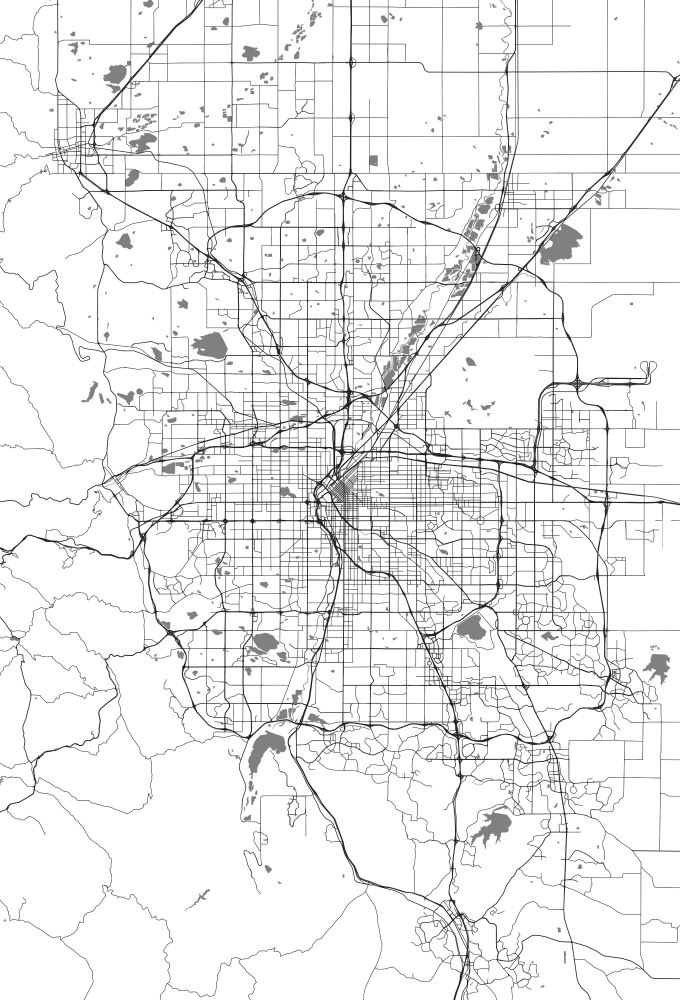
#> input picture AddBorderToImage/Colorado_Vail_2040_3000.jpeg, 2040 x 3000 px (shown at 1/3 size); its folder holds 2 pictures in this run
$ python 'ScriptToAddText&BordersToImage.py'
#> lines starting #> are read from the running program, lines starting #| are printed output that depends on the picture
#!/usr/bin/env python
# -*- coding: utf-8 -*-

import os
from PIL import Image, ImageDraw, ImageFont

base_dir = os.path.realpath(os.path.dirname(__file__))

if __name__ == '__main__':
    lat = 39.7420
    lon = -104.9915
    width = 2040
    height = 3000
    city = "Vail"
    state = "Colorado"

    print(f'{lat} {lon}')
    print(f'{width} {height}')
    print(f'{city} {state}')

    static_image_file = os.path.join(base_dir, f'{state}_{city}_{width}_{height}.jpeg')
    static_image_file_upd = os.path.join(base_dir, f'{state}_{city}_{width}_{height}_upd.jpeg')

    # Open the original image
    static_image = Image.open(static_image_file)
#> static_image is the input picture: PIL image 2040x3000 RGB; mean R, G, B 236.9, 236.8, 236.8

    # Define the font and font size for the text
    font_city = ImageFont.truetype("arial.ttf", 80)
    font_state = ImageFont.truetype("arial.ttf", 70)
    font_location = ImageFont.truetype("arial.ttf", 30)

    # Define the text to be added
    coord_letter_lat = ''
    if lat > 0:
        coord_letter_lat = 'N'
    else:
        coord_letter_lat = 'S'

    if lon > 0:
        coord_letter_lon = 'E'
    else:
        coord_letter_lon = 'W'

    location_text = f'{lat}°{coord_letter_lat} {lon}°{coord_letter_lon}'

    # Define the border width color
    outer_border_width = 15
    inner_border_width = 2
    border_color = (0, 0, 0)

    # Define the width and height of the new image
    new_width, new_height = static_image.size
#> new_width = 2040; new_height = 3000

    # Create a new image with a white background
    new_image = Image.new("RGB", (new_width + outer_border_width*2, new_height + outer_border_width*2), (255, 255, 255))
#> new_image: PIL image 2070x3030 RGB; every value is 255

    # Add the original image to the new image
    new_image.paste(static_image, (outer_border_width, outer_border_width))
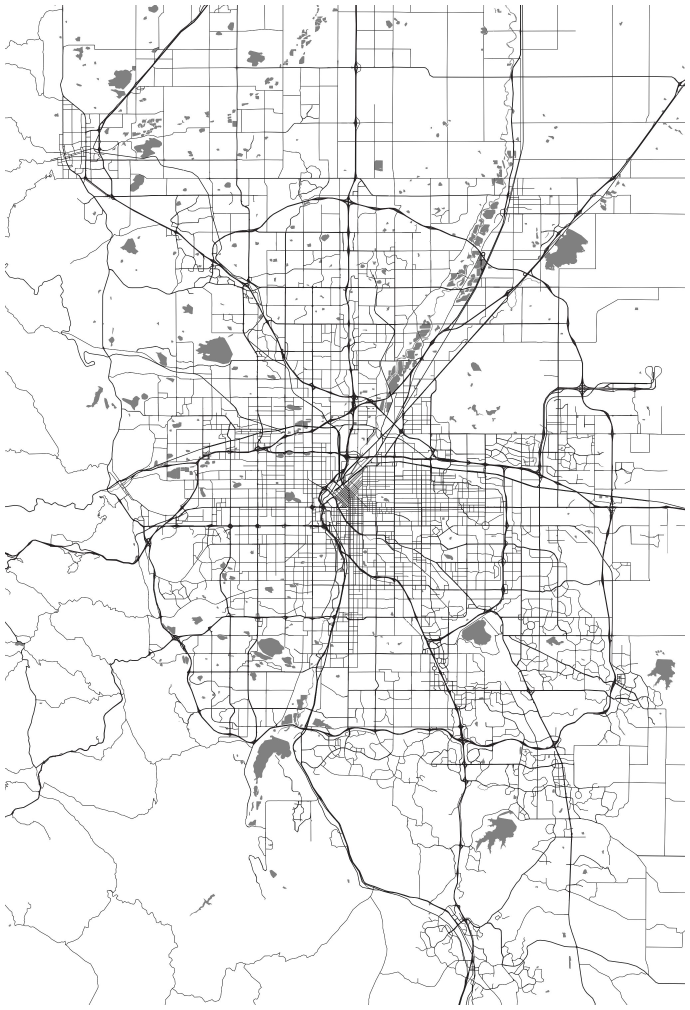
#> new_image: PIL image 2070x3030 RGB (shown at 1/3 size); mean R, G, B 237.3, 237.2, 237.3

    # Add the borders to the new image
    draw = ImageDraw.Draw(new_image)
    draw.line((outer_border_width - inner_border_width, outer_border_width - inner_border_width, new_width + outer_border_width + inner_border_width, outer_border_width - inner_border_width), fill=border_color, width=inner_border_width)
    draw.line((outer_border_width - inner_border_width, outer_border_width - inner_border_width, outer_border_width - inner_border_width, new_height + outer_border_width + inner_border_width), fill=border_color, width=inner_border_width)
    draw.line((new_width + outer_border_width + inner_border_width, outer_border_width - inner_border_width, new_width + outer_border_width + inner_border_width, new_height + outer_border_width + inner_border_width), fill=border_color, width=inner_border_width)
    draw.line((outer_border_width - inner_border_width, new_height + outer_border_width + inner_border_width, new_width + outer_border_width + inner_border_width, new_height + outer_border_width + inner_border_width), fill=border_color, width=inner_border_width)
    draw.line((outer_border_width, outer_border_width + 2*inner_border_width, new_width + outer_border_width, outer_border_width + 2*inner_border_width), fill=border_color, width=outer_border_width)
    draw.line((outer_border_width, outer_border_width + 2*inner_border_width, outer_border_width, new_height + outer_border_width), fill=border_color, width=outer_border_width)
    draw.line((new_width + outer_border_width, outer_border_width + 2*inner_border_width, new_width + outer_border_width, new_height + outer_border_width), fill=border_color, width=outer_border_width)
    draw.line((outer_border_width, new_height + outer_border_width, new_width + outer_border_width, new_height + outer_border_width), fill=border_color, width=outer_border_width)

    # Add the white background to the corners of the image
    draw.rectangle((0, 0, outer_border_width, outer_border_width), fill=(255, 255, 255))
    draw.rectangle((new_width + outer_border_width, 0, new_width + 2*outer_border_width, outer_border_width), fill=(255, 255, 255))
    draw.rectangle((0, new_height + outer_border_width, outer_border_width, new_height + 2*outer_border_width), fill=(255, 255, 255))
    draw.rectangle((new_width + outer_border_width, new_height + outer_border_width, new_width + 2*outer_border_width, new_height + 2*outer_border_width), fill=(255, 255, 255))

    # Add the text to the new image
    draw.text((new_width / 2 + outer_border_width, new_height - 300 + outer_border_width), city.upper(), font=font_city, fill=(0, 0, 0), anchor="mm")
    draw.text((new_width / 2 + outer_border_width, new_height - 225 + outer_border_width), f'---- {state.upper()} ----', font=font_state, fill=(0, 0, 0), anchor="mm")
    draw.text((new_width / 2 + outer_border_width, new_height - 150 + outer_border_width), location_text, font=font_location, fill=(0, 0, 0), anchor="mm")

    # Save the new image
    new_image.save(static_image_file_upd)
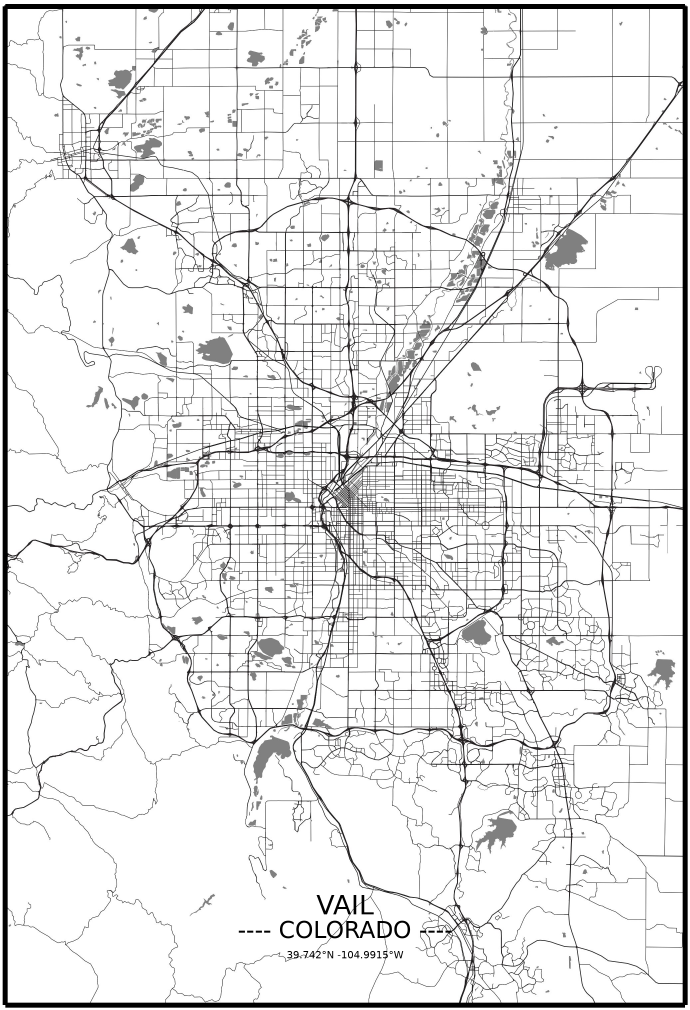
#> saved as Colorado_Vail_2040_3000_upd.jpeg: PIL image 2070x3030 RGB (shown at 1/3 size); mean R, G, B 230.7, 230.7, 230.7
